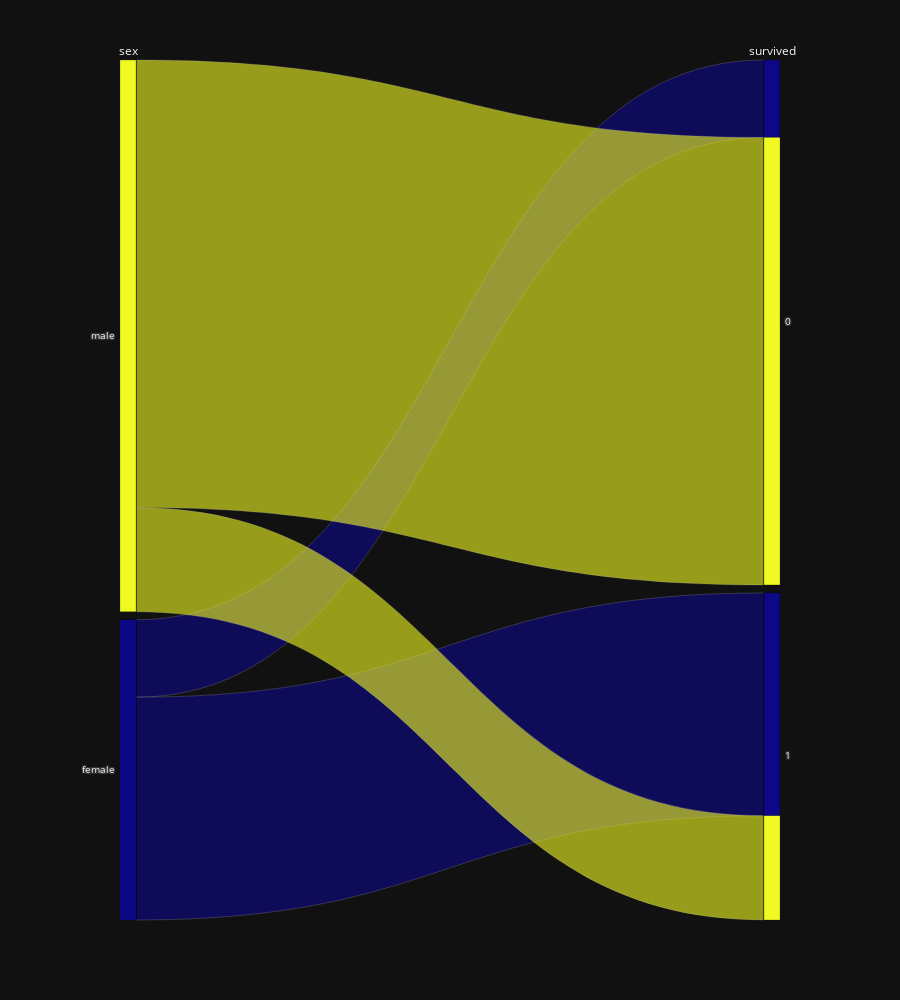

Notebook cell for this chart:
### Markdown cell above
### Titanic

Show sex and survived colored by sex.

### Code cell
# CODE
alluvialplot(TITANIC, 
        dim_cols=['sex', 'survived'],
        color_col="sex")

### Figure 1 — Plotly figure (JSON) as saved in the notebook; plotly's stock layout.template omitted (floating-point values rounded to 4 significant figures; data arrays with more than 128 entries replaced by an {"elided": "..."} marker saying what was removed)
{"data": [{"dimensions": [{"label": "sex", "values": {"elided": "891 str values"}}, {"label": "survived", "values": {"elided": "891 int values"}}], "domain": {"x": [0, 1], "y": [0, 1]}, "line": {"color": {"elided": "891 int values"}, "coloraxis": "coloraxis", "shape": "hspline"}, "name": "", "type": "parcats"}], "layout": {"coloraxis": {"colorbar": {"title": {"text": "color"}}, "colorscale": [[0, "#0d0887"], [0.1111, "#46039f"], [0.2222, "#7201a8"], [0.3333, "#9c179e"], [0.4444, "#bd3786"], [0.5556, "#d8576b"], [0.6667, "#ed7953"], [0.7778, "#fb9f3a"], [0.8889, "#fdca26"], [1, "#f0f921"]], "showscale": false}, "height": 1000, "legend": {"tracegroupgap": 0}, "margin": {"t": 60}}}
